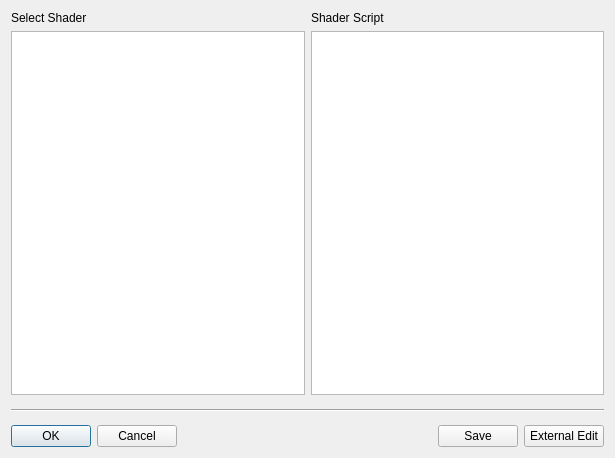
<?xml version="1.0" encoding="UTF-8"?>
<ui version="4.0">
 <class>CShadersDialog</class>
 <widget class="QDialog" name="CShadersDialog">
  <property name="geometry">
   <rect>
    <x>0</x>
    <y>0</y>
    <width>615</width>
    <height>458</height>
   </rect>
  </property>
  <property name="windowTitle">
   <string>Select Shader</string>
  </property>
  <layout class="QVBoxLayout" name="verticalLayout_3">
   <item>
    <layout class="QHBoxLayout" name="horizontalLayout">
     <item>
      <layout class="QVBoxLayout" name="verticalLayout_2">
       <item>
        <widget class="QLabel" name="label">
         <property name="text">
          <string>Select Shader</string>
         </property>
         <property name="alignment">
          <set>Qt::AlignLeading|Qt::AlignLeft|Qt::AlignTop</set>
         </property>
        </widget>
       </item>
       <item>
        <widget class="QListView" name="m_shaders"/>
       </item>
      </layout>
     </item>
     <item>
      <layout class="QVBoxLayout" name="verticalLayout">
       <item>
        <widget class="QLabel" name="label_2">
         <property name="text">
          <string>Shader Script</string>
         </property>
         <property name="alignment">
          <set>Qt::AlignLeading|Qt::AlignLeft|Qt::AlignTop</set>
         </property>
        </widget>
       </item>
       <item>
        <widget class="CTextEditorCtrl" name="m_shaderText">
         <property name="text" stdset="0">
          <string/>
         </property>
        </widget>
       </item>
      </layout>
     </item>
    </layout>
   </item>
   <item>
    <widget class="QLabel" name="m_line">
     <property name="frameShape">
      <enum>QFrame::HLine</enum>
     </property>
     <property name="frameShadow">
      <enum>QFrame::Sunken</enum>
     </property>
    </widget>
   </item>
   <item>
    <layout class="QHBoxLayout" name="horizontalLayout_2">
     <item>
      <widget class="QPushButton" name="m_okButton">
       <property name="text">
        <string>OK</string>
       </property>
      </widget>
     </item>
     <item>
      <widget class="QPushButton" name="m_cancelButton">
       <property name="text">
        <string>Cancel</string>
       </property>
      </widget>
     </item>
     <item>
      <spacer name="horizontalSpacer">
       <property name="orientation">
        <enum>Qt::Horizontal</enum>
       </property>
       <property name="sizeHint" stdset="0">
        <size>
         <width>40</width>
         <height>20</height>
        </size>
       </property>
      </spacer>
     </item>
     <item>
      <widget class="QPushButton" name="m_saveButton">
       <property name="text">
        <string>Save</string>
       </property>
      </widget>
     </item>
     <item>
      <widget class="QPushButton" name="m_editButton">
       <property name="text">
        <string>External Edit</string>
       </property>
      </widget>
     </item>
    </layout>
   </item>
  </layout>
 </widget>
 <customwidgets>
  <customwidget>
   <class>CTextEditorCtrl</class>
   <extends>QTextEdit</extends>
   <header>Controls/TextEditorCtrl.h</header>
  </customwidget>
 </customwidgets>
 <resources/>
 <connections/>
</ui>
